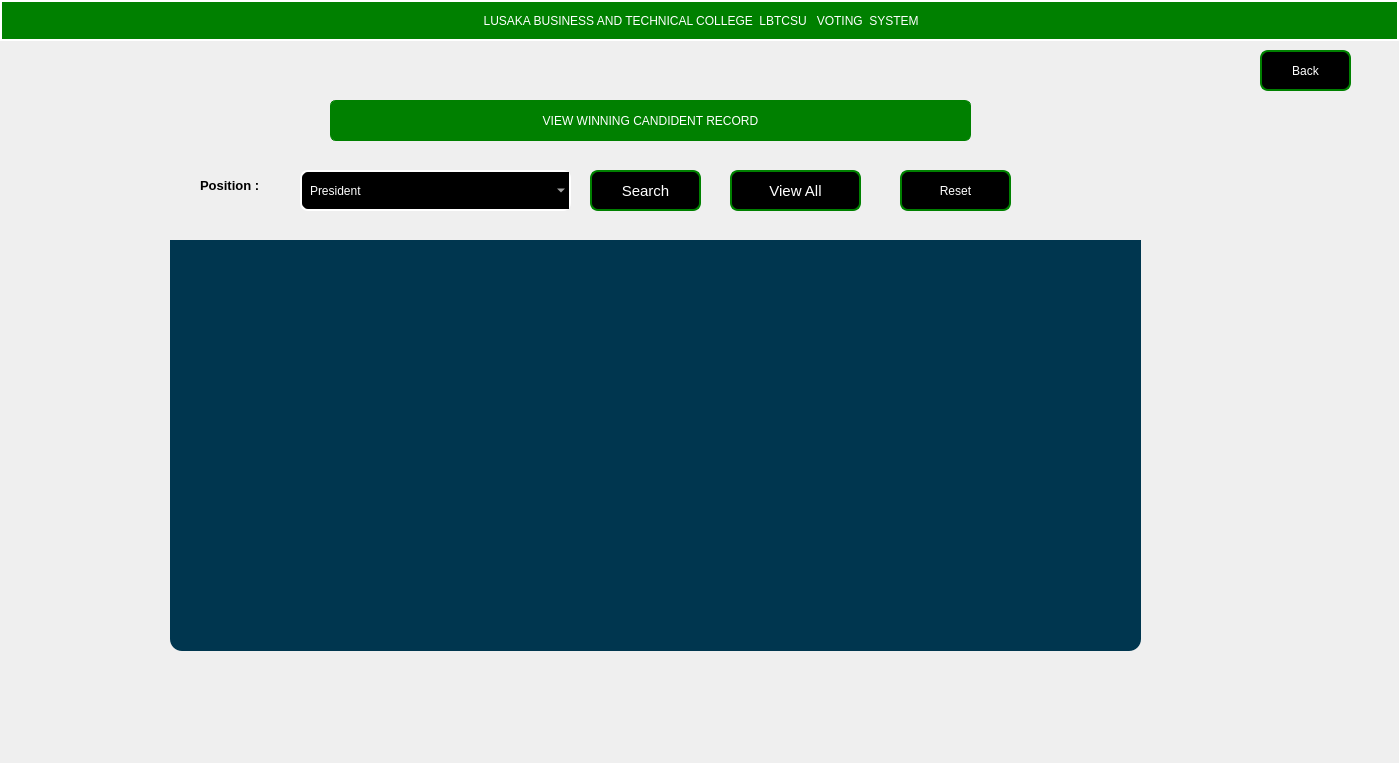
<?xml version="1.0" encoding="UTF-8"?>
<ui version="4.0">
 <class>ViewResults</class>
 <widget class="QDialog" name="ViewResults">
  <property name="geometry">
   <rect>
    <x>0</x>
    <y>0</y>
    <width>1399</width>
    <height>763</height>
   </rect>
  </property>
  <property name="windowTitle">
   <string>Dialog</string>
  </property>
  <widget class="QPushButton" name="StudentRegistration_2">
   <property name="geometry">
    <rect>
     <x>330</x>
     <y>100</y>
     <width>641</width>
     <height>41</height>
    </rect>
   </property>
   <property name="styleSheet">
    <string notr="true">     
QPushButton{
                    color: rgb(255, 255, 255);
                    border:1px solid green;
                    border-radius: 6px;
                    padding: 0 8px;
                    background-color: green;
                    font: 500 11pt ;
                   

}

 </string>
   </property>
   <property name="text">
    <string>VIEW WINNING CANDIDENT RECORD</string>
   </property>
  </widget>
  <widget class="QPushButton" name="btn_ViewResult_back">
   <property name="geometry">
    <rect>
     <x>1260</x>
     <y>50</y>
     <width>91</width>
     <height>41</height>
    </rect>
   </property>
   <property name="styleSheet">
    <string notr="true">    
QPushButton{
                    color: rgb(255, 255, 255);
                    border:2px solid green;
                    border-radius: 8px;
                    padding: 0 8px;
                    background-color: rgb(255, 267, 245);
                    font: 500 11pt ;
                   

}

 </string>
   </property>
   <property name="text">
    <string>Back</string>
   </property>
   <property name="icon">
    <iconset theme="QIcon::ThemeIcon::GoHome"/>
   </property>
  </widget>
  <widget class="QPushButton" name="pushButton_2">
   <property name="geometry">
    <rect>
     <x>0</x>
     <y>0</y>
     <width>1399</width>
     <height>41</height>
    </rect>
   </property>
   <property name="styleSheet">
    <string notr="true">    
QPushButton{
                    color: rgb(255, 255, 255);
                    border:2px solid white;
                    padding: 0 8px;
                    background-color: green;
                    font: 500 11pt ;
                   

}

 </string>
   </property>
   <property name="text">
    <string> LUSAKA BUSINESS AND TECHNICAL COLLEGE  LBTCSU   VOTING  SYSTEM</string>
   </property>
  </widget>
  <widget class="QFrame" name="CenterBackground">
   <property name="geometry">
    <rect>
     <x>170</x>
     <y>240</y>
     <width>971</width>
     <height>411</height>
    </rect>
   </property>
   <property name="styleSheet">
    <string notr="true">QFrame{
    background-color: rgb(0, 54, 79); /* Your header color */
    border-top-left-radius: 0px;
    border-top-right-radius: 0px;
    border-bottom-left-radius: 12px;
    border-bottom-right-radius: 12px;
    color: white;
}
QTableView {
    background-color: #1B263B;
    color: #FFFFFF;
    selection-background-color: #1B98E0;
    gridline-color: #415A77;
    border-top-left-radius: 12px;
    border-top-right-radius: 12px;
    border-bottom-left-radius: 12px;
    border-bottom-right-radius: 12px;
}
QPushButton {
    background-color: #1B98E0;
    color: white;
    border-radius: 6px;
    padding: 6px 12px;
}
QLineEdit {
    background-color: #2E3A59;
    color: white;
	border-radius: 7px;
	border: 1 solid blue;
}
QComboBox {
	background-color: #2E3A59;
    color: white;
	border-radius: 7px;
	border: 1 solid blue;
}</string>
   </property>
   <property name="frameShape">
    <enum>QFrame::Shape::StyledPanel</enum>
   </property>
   <property name="frameShadow">
    <enum>QFrame::Shadow::Raised</enum>
   </property>
  </widget>
  <widget class="QComboBox" name="comboBoxPosition">
   <property name="geometry">
    <rect>
     <x>300</x>
     <y>170</y>
     <width>271</width>
     <height>41</height>
    </rect>
   </property>
   <property name="styleSheet">
    <string notr="true">    
QComboBox{
                    color: rgb(255, 255, 255);
                    border:2px solid white;
                    border-radius: 8px;
                    padding: 0 8px;
                    background-color: rgb(255, 267, 245);
                    font: 500 11pt ;
                   

}

 </string>
   </property>
   <item>
    <property name="text">
     <string>President</string>
    </property>
   </item>
   <item>
    <property name="text">
     <string>Vice President</string>
    </property>
   </item>
   <item>
    <property name="text">
     <string>General Secretary</string>
    </property>
   </item>
   <item>
    <property name="text">
     <string>Finance Coordinator</string>
    </property>
   </item>
   <item>
    <property name="text">
     <string>Sports Coordinator</string>
    </property>
   </item>
  </widget>
  <widget class="QPushButton" name="btn_search_Winner">
   <property name="geometry">
    <rect>
     <x>590</x>
     <y>170</y>
     <width>111</width>
     <height>41</height>
    </rect>
   </property>
   <property name="font">
    <font>
     <pointsize>11</pointsize>
     <italic>false</italic>
     <fontweight>Medium</fontweight>
    </font>
   </property>
   <property name="styleSheet">
    <string notr="true">    
QPushButton{
                    color: rgb(255, 255, 255);
                    border:2px solid green;
                    border-radius: 8px;
                    padding: 0 8px;
                    background-color: rgb(255, 267, 245);
                    font: 500 11pt ;
                   

}

 </string>
   </property>
   <property name="text">
    <string>Search</string>
   </property>
   <property name="checkable">
    <bool>true</bool>
   </property>
  </widget>
  <widget class="QPushButton" name="btn_View_All">
   <property name="geometry">
    <rect>
     <x>730</x>
     <y>170</y>
     <width>131</width>
     <height>41</height>
    </rect>
   </property>
   <property name="font">
    <font>
     <pointsize>11</pointsize>
     <italic>false</italic>
     <fontweight>Medium</fontweight>
    </font>
   </property>
   <property name="styleSheet">
    <string notr="true">    
QPushButton{
                    color: rgb(255, 255, 255);
                    border:2px solid green;
                    border-radius: 8px;
                    padding: 0 8px;
                    background-color: rgb(255, 267, 245);
                    font: 500 11pt ;
                   

}

 </string>
   </property>
   <property name="text">
    <string>View All</string>
   </property>
   <property name="checkable">
    <bool>true</bool>
   </property>
  </widget>
  <widget class="QLabel" name="label_2">
   <property name="geometry">
    <rect>
     <x>200</x>
     <y>170</y>
     <width>81</width>
     <height>31</height>
    </rect>
   </property>
   <property name="font">
    <font>
     <pointsize>10</pointsize>
     <bold>true</bold>
    </font>
   </property>
   <property name="text">
    <string>Position :</string>
   </property>
  </widget>
  <widget class="QPushButton" name="btn_result_reset">
   <property name="geometry">
    <rect>
     <x>900</x>
     <y>170</y>
     <width>111</width>
     <height>41</height>
    </rect>
   </property>
   <property name="styleSheet">
    <string notr="true">   
QPushButton{
                    color: rgb(255, 255, 255);
                    border:2px solid green;
                    border-radius: 8px;
                    padding: 0 8px;
                    background-color: rgb(255, 267, 245);
                    font: 500 11pt ;
                   

}

 </string>
   </property>
   <property name="text">
    <string>Reset</string>
   </property>
   <property name="icon">
    <iconset theme="QIcon::ThemeIcon::ViewRestore"/>
   </property>
  </widget>
 </widget>
 <resources/>
 <connections/>
</ui>
